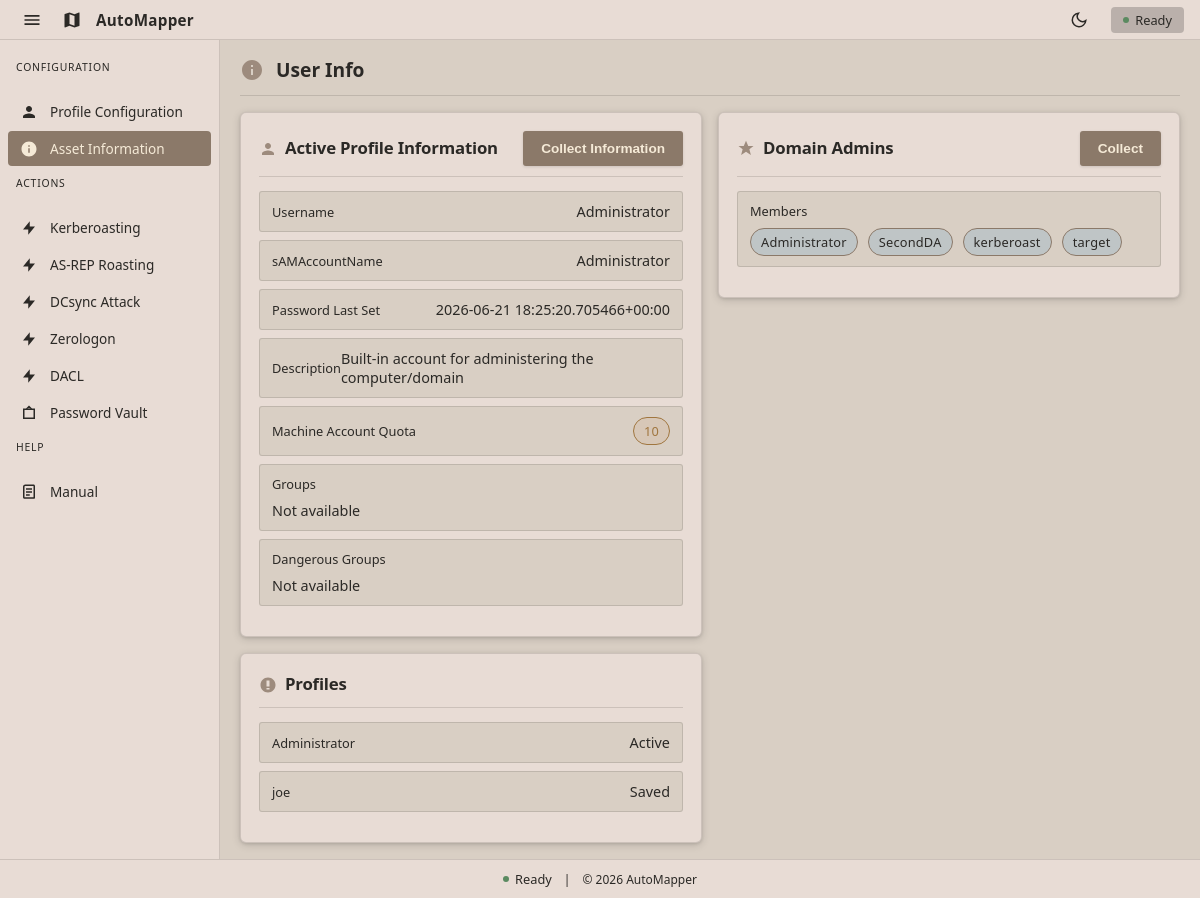
Screenshot of /user-info with the database file from the repository.
### tables this page shows
CREATE TABLE profiles (
    description text,
    name text,
    password text,
    ntlmHash text,
    domain text,
    dc_ip text,
    fqdn text
, username text, dc_fqdn text, profile_description text, ntlm_hash text);

CREATE TABLE users (
    username text,
    description text,
    groups text,
    ntlmHash text,
    kerberosHash text,
    asrepHash text,
    password text,
    lastSet timestamp
, pwdLastSet text, machineAccountQuota text);

CREATE TABLE domain_admins (
    member text,
    collected_at timestamp
);

### app/routes/main.py (the view, shortened to what this page needs)
@main_bp.route("/user-info", methods=["GET", "POST"])
def user_info():
    creds = _get_creds()
    profiles = fetch_profiles()
    active_profile = get_active_profile()
    status_message = None
    error = None
    domain_admins_message = None
    domain_admins_error = None
    loaded_user = creds.get("username") if creds else None
    user_info = fetch_user_info(loaded_user) if loaded_user else None
    dangerous_groups = []
    dangerous_group_details = {}
    if user_info and user_info.get("pwdLastSet"):
        formatted = filetime_to_datetime(user_info.get("pwdLastSet"))
        if formatted:
            user_info["pwdLastSetDisplay"] = formatted
    return render_template(
        "user_info.html",
        creds=creds,
        profiles=profiles,
        active_profile=active_profile,
        status_message=status_message,
        error=error,
        domain_admins_message=domain_admins_message,
        domain_admins_error=domain_admins_error,
        user_info=user_info,
        dangerous_groups=dangerous_groups,
        dangerous_group_details=dangerous_group_details,
        domain_admins=fetch_domain_admins(),
    )

### app/templates/user_info.html (shortened to what this page needs)
{% extends 'base.html' %}
{% block content %}
<div class="page-header">
  <svg viewBox="0 0 24 24"><path d="M12 2C6.48 2 2 6.48 2 12s4.48 10 10 10 10-4.48 10-10S17.52 2 12 2zm1 15h-2v-6h2v6zm0-8h-2V7h2v2z"/></svg>
  <h1 class="page-title">User Info</h1>
</div>
<div class="card-grid">
  <section class="card">
    <div class="card-header">
      <svg viewBox="0 0 24 24"><path d="M12 12c2.21 0 4-1.79 4-4s-1.79-4-4-4-4 1.79-4 4 1.79 4 4 4zm0 2c-2.67 0-8 1.34-8 4v2h16v-2c0-2.66-5.33-4-8-4z"/></svg>
      <h1>Active Profile Information</h1>
      {% if creds.username %}
      <form method="POST" style="margin-left: auto;">
        <button class="btn" name="action" value="collect" type="submit">
          Collect Information
        </button>
      </form>
      {% endif %}
    </div>
    {% if creds.username %}
    <div class="output">
      <div class="output-row">
        <span class="label">Username</span>
        <span class="value">{{ creds.username }}</span>
      </div>
      <div class="output-row">
        <span class="label">sAMAccountName</span>
        <span class="value">{{ user_info.sAMAccountName if user_info else 'Not available' }}</span>
      </div>
      <div class="output-row">
        <span class="label">Password Last Set</span>
        <span class="value">{{ user_info.pwdLastSetDisplay if user_info and user_info.pwdLastSetDisplay else (user_info.pwdLastSet if user_info else 'Not available') }}</span>
      </div>
      <div class="output-row">
        <span class="label">Description</span>
        <span class="value">{{ user_info.description if user_info else 'Not available' }}</span>
      </div>
      <div class="output-row">
        <span class="label">Machine Account Quota</span>
        {% if user_info and user_info.machineAccountQuota %}
        <span class="value">
          <span class="quota-pill">
            {{ user_info.machineAccountQuota }}
          </span>
        </span>
        {% else %}
        <span class="value">Not available</span>
        {% endif %}
      </div>
      <div class="output-row stacked">
        <span class="label">Groups</span>
        {% if user_info and user_info.groups %}
        <ul class="group-list">
          {% for group in user_info.groups.split(',') %}
          {% set name = group | trim %}
          {% if name %}
          <li>{{ name }}</li>
          {% endif %}
          {% endfor %}
        </ul>
        {% else %}
        <span class="value">Not available</span>
        {% endif %}
      </div>
      <div class="output-row stacked">
        <span class="label">Dangerous Groups</span>
        {% if dangerous_groups %}
        <ul class="group-list dangerous-list">
          {% for group in dangerous_groups %}
          {% set detail = dangerous_group_details.get(group) %}
          <li class="group-pill">
            {{ group }}
            {% if detail %}
            <div class="group-tooltip">
              <div class="tooltip-title">{{ group }}</div>
              <div class="tooltip-row"><span class="tooltip-label">Scope</span>{{ detail.scope }}</div>
              <div class="tooltip-row"><span class="tooltip-label">Tier</span>{{ detail.tier }}</div>
              <div class="tooltip-row"><span class="tooltip-label">Description</span>{{ detail.description }}</div>
              <div class="tooltip-row"><span class="tooltip-label">Reason</span>{{ detail.danger_reason }}</div>
              {% if detail.docs %}
              <div class="tooltip-links">
                {% if detail.docs.microsoft %}
                <a href="{{ detail.docs.microsoft }}" target="_blank" rel="noopener noreferrer">Microsoft</a>
                {% endif %}
                {% if detail.docs.specterops %}
                <a href="{{ detail.docs.specterops }}" target="_blank" rel="noopener noreferrer">SpecterOps</a>
                {% endif %}
              </div>
              {% endif %}
            </div>
            {% endif %}
          </li>
          {% endfor %}
        </ul>
        {% else %}
        <span class="value">Not available</span>
        {% endif %}
      </div>
    </div>
    {% else %}
    <div class="notice">No user configured yet. Please submit credentials on the <a href="{{ url_for('main.index') }}" style="color: var(--accent-light);">User Configuration</a> page first.</div>
    {% endif %}
  </section>
  <section class="card">
    <div class="card-header">
      <svg viewBox="0 0 24 24"><path d="M12 1l3 7h7l-5.5 4.2L18.5 20 12 15.8 5.5 20l2-7.8L2 8h7z"/></svg>
      <h1>Domain Admins</h1>
      {% if creds.username %}
      <form method="POST" style="margin-left: auto;">
        <button class="btn" name="action" value="collect_domain_admins" type="submit">
          Collect
        </button>
      </form>
      {% endif %}
    </div>
    {% if creds.username %}
    {% if domain_admins and domain_admins.members %}
    <div class="output">
      <div class="output-row stacked">
        <span class="label">Members</span>
        <ul class="group-list">
          {% for member in domain_admins.members %}
          <li>{{ member }}</li>
          {% endfor %}
        </ul>
      </div>
    </div>
    {% else %}
    <div class="notice">No Domain Admins collected yet.</div>
    {% endif %}
    {% else %}
    <div class="notice">No user configured yet. Please submit credentials on the <a href="{{ url_for('main.index') }}" style="color: var(--accent-light);">User Configuration</a> page first.</div>
    {% endif %}
  </section>
  <section class="card">
    <div class="card-header">
      <svg viewBox="0 0 24 24"><path d="M12 2C6.48 2 2 6.48 2 12s4.48 10 10 10 10-4.48 10-10S17.52 2 12 2zm-2 14h4v2h-4v-2zm0-10h4v8h-4V6z"/></svg>
      <h1>Profiles</h1>
    </div>
    {% if profiles %}
    <div class="output">
      {% for profile_name in profiles.keys() %}
      <div class="output-row">
        <span class="label">{{ profile_name }}</span>
        <span class="value">{% if active_profile == profile_name %}Active{% else %}Saved{% endif %}</span>
      </div>
      {% endfor %}
    </div>
    {% else %}
    <div class="notice">No profiles saved yet. Create one in <a href="{{ url_for('main.index') }}" style="color: var(--accent-light);">User Configuration</a>.</div>
    {% endif %}
  </section>
</div>
{% endblock %}

### app/templates/base.html (shortened to what this page needs)
<!DOCTYPE html>
<html lang="en" data-theme="dark">
  <head>
    <link
      rel="stylesheet"
      href="{{ url_for('static', filename='css/style.css') }}"
    />
  </head>
  <body>
    <div class="app-shell">
      <header class="app-header">
        <div class="header-left">
          <button class="sidebar-toggle" id="sidebar-toggle" aria-label="Toggle sidebar" title="Toggle sidebar">
            <svg viewBox="0 0 24 24"><path d="M3 18h18v-2H3v2zm0-5h18v-2H3v2zm0-7v2h18V6H3z"/></svg>
          </button>
          <div class="header-icon">
            <svg viewBox="0 0 24 24"><path d="M20.5 3l-.16.03L15 5.1 9 3 3.36 4.9c-.21.07-.36.25-.36.48V20.5c0 .28.22.5.5.5l.16-.03L9 18.9l6 2.1 5.64-1.9c.21-.07.36-.25.36-.48V3.5c0-.28-.22-.5-.5-.5zM15 19l-6-2.11V5l6 2.11V19z"/></svg>
          </div>
          <div class="brand">AutoMapper</div>
        </div>
        <div class="header-right">
          <button class="theme-toggle" id="theme-toggle" aria-label="Toggle theme" title="Toggle dark/light mode">
            <svg viewBox="0 0 24 24" class="theme-icon-light">
              <path d="M21 12.79A9 9 0 1 1 11.21 3 7 7 0 0 0 21 12.79z"/>
            </svg>
          </button>
          <div class="status-badge">
            <span class="status-dot"></span>
            <span>Ready</span>
          </div>
        </div>
      </header>
      <div class="app-body">
        <aside class="sidebar" id="sidebar">
          <nav class="sidebar-nav">
            <div class="nav-section">
              <div class="nav-section-title">Configuration</div>
            </div>
            <a
              href="{{ url_for('main.index') }}"
              class="nav-item {% if request.endpoint == 'main.index' %}active{% endif %}"
              data-label="Profile Configuration"
              title="Profile Configuration"
            >
              <svg viewBox="0 0 24 24"><path d="M12 12c2.21 0 4-1.79 4-4s-1.79-4-4-4-4 1.79-4 4 1.79 4 4 4zm0 2c-2.67 0-8 1.34-8 4v2h16v-2c0-2.66-5.33-4-8-4z"/></svg>
              <span class="nav-label">Profile Configuration</span>
            </a>
            <a
              href="{{ url_for('main.user_info') }}"
              class="nav-item {% if request.endpoint == 'main.user_info' %}active{% endif %}"
              data-label="Asset Information"
              title="Asset Information"
            >
              <svg viewBox="0 0 24 24"><path d="M12 2C6.48 2 2 6.48 2 12s4.48 10 10 10 10-4.48 10-10S17.52 2 12 2zm1 15h-2v-6h2v6zm0-8h-2V7h2v2z"/></svg>
              <span class="nav-label">Asset Information</span>
            </a>
            <div class="nav-section">
              <div class="nav-section-title">Actions</div>
            </div>
            <a
              href="{{ url_for('main.kerberoast') }}"
              class="nav-item {% if request.endpoint == 'main.exploitation' %}active{% endif %}"
              data-label="Kerberoasting"
              title="Kerberoasting"
            >
              <svg viewBox="0 0 24 24"><path d="M13 10V3L4 14h7v7l9-11h-7z"/></svg>
              <span class="nav-label">Kerberoasting</span>
            </a>
            <a
              href="{{ url_for('main.asreproast') }}"
              class="nav-item {% if request.endpoint == 'main.asreproast' %}active{% endif %}"
              data-label="AS-REP Roasting"
              title="AS-REP Roasting"
            >
              <svg viewBox="0 0 24 24"><path d="M13 10V3L4 14h7v7l9-11h-7z"/></svg>
              <span class="nav-label">AS-REP Roasting</span>
            </a>
            <a
              href="{{ url_for('main.dcsync') }}"
              class="nav-item {% if request.endpoint == 'main.dcsync' %}active{% endif %}"
              data-label="DCsync Attack"
              title="DCsync Attack"
            >
              <svg viewBox="0 0 24 24"><path d="M13 10V3L4 14h7v7l9-11h-7z"/></svg>
              <span class="nav-label">DCsync Attack</span>
            </a>
            <a
              href="{{ url_for('main.zerologon') }}"
              class="nav-item {% if request.endpoint == 'main.zerologon' %}active{% endif %}"
              data-label="Zerologon"
              title="Zerologon"
            >
              <svg viewBox="0 0 24 24"><path d="M13 10V3L4 14h7v7l9-11h-7z"/></svg>
              <span class="nav-label">Zerologon</span>
            </a>
            <a
              href="{{ url_for('main.writable') }}"
              class="nav-item {% if request.endpoint == 'main.writable' %}active{% endif %}"
              data-label="DACL"
              title="DACL"
            >
              <svg viewBox="0 0 24 24"><path d="M13 10V3L4 14h7v7l9-11h-7z"/></svg>
              <span class="nav-label">DACL</span>
            </a>
            <a
              href="{{ url_for('main.vault') }}"
              class="nav-item {% if request.endpoint == 'main.vault' %}active{% endif %} {% if vault_next_step and request.endpoint != 'main.vault' %}next-step{% endif %}"
              data-label="Password Vault"
              title="Password Vault"
            >
              <svg viewBox="0 0 24 24"><path d="M12 2l4 4h4v14H4V6h4l4-4zm0 3.41L9.41 6h5.18L12 5.41zM6 8v10h12V8H6z"/></svg>
              <span class="nav-label">Password Vault</span>
            </a>
            <div class="nav-section">
              <div class="nav-section-title">Help</div>
            </div>
            <a
              href="{{ url_for('main.manual') }}"
              class="nav-item {% if request.endpoint == 'main.manual' %}active{% endif %}"
              data-label="Manual"
              title="Manual"
            >
              <svg viewBox="0 0 24 24"><path d="M18 2H7c-1.66 0-3 1.34-3 3v14c0 1.1.9 2 2 2h13c.55 0 1-.45 1-1V4c0-1.1-.9-2-2-2zm0 17H6V5c0-.55.45-1 1-1h11v15zM8 7h8v2H8V7zm0 4h8v2H8v-2zm0 4h5v2H8v-2z"/></svg>
              <span class="nav-label">Manual</span>
            </a>
          </nav>
        </aside>
        <main class="app-main">
          {% block content %}{% endblock %}
        </main>
      </div>
      <footer class="app-footer">
        <div class="status-bar">
          <div class="status-item">
            <span class="status-dot"></span>
            <span>Ready</span>
          </div>
          <span>|</span>
          <span>© 2026 AutoMapper</span>
        </div>
      </footer>
    </div>
  </body>
</html>

### rows the page displays
profiles: username "Administrator", name "Administrator", shows "Active"
users: username "Administrator", pwdLastSet "2026-06-21 18:25:20.705466+00:00", description "Built-in account for administering the computer/domain", machineAccountQuota "10"
domain_admins: member "Administrator"
domain_admins: member "SecondDA"
domain_admins: member "kerberoast"
domain_admins: member "target"
profiles: name "joe", shows "Saved"
